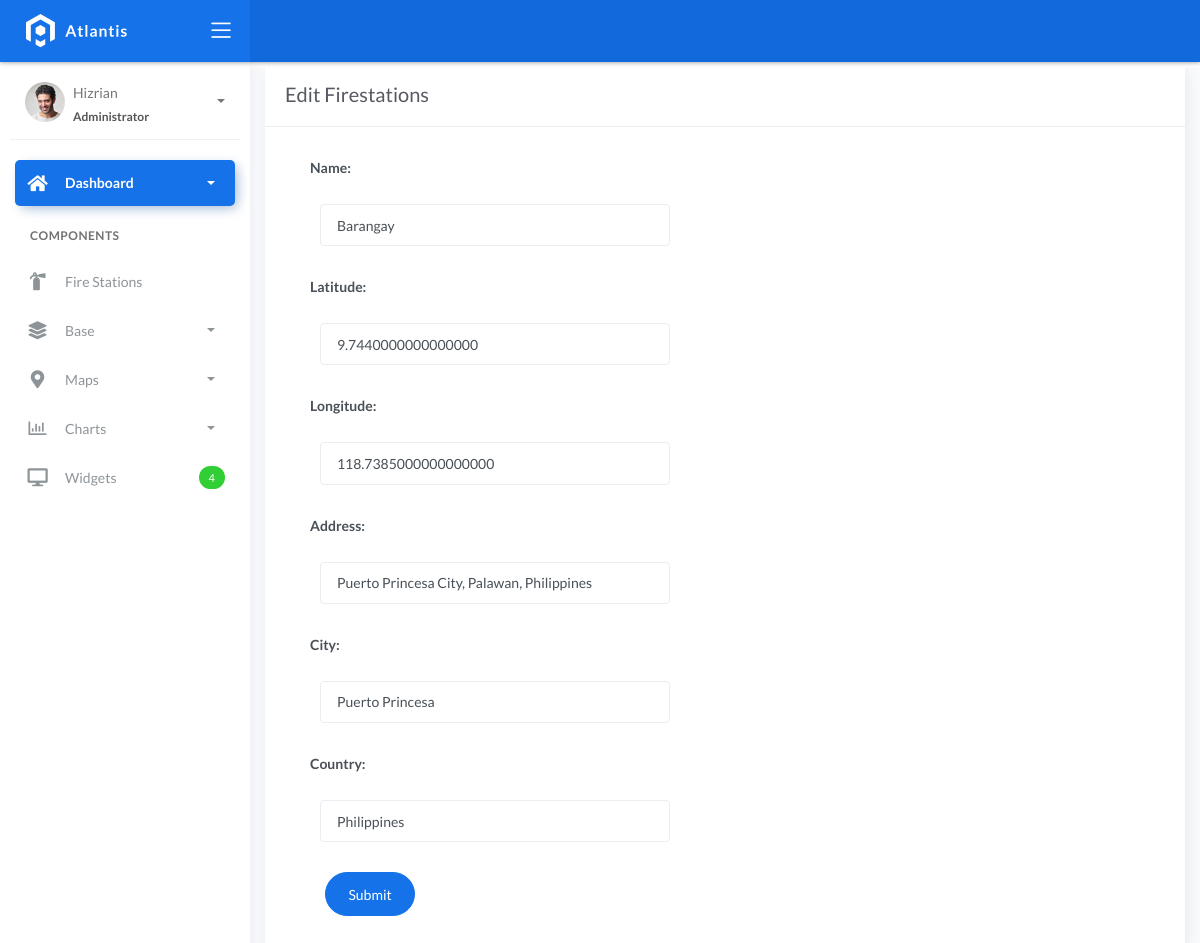
The app's page /station/3/update/ with its own data.
### fire/models.py (models this page shows)
class BaseModel(models.Model):
    created_at = models.DateTimeField(auto_now_add=True, db_index=True)
    updated_at = models.DateTimeField(auto_now=True)
    class Meta:
        abstract = True

class FireStation(BaseModel):
    name = models.CharField(max_length=150)
    latitude = models.DecimalField(
        max_digits=22, decimal_places=16, null=True, blank=True)
    longitude = models.DecimalField(
        max_digits=22, decimal_places=16, null=True, blank=True)
    address = models.CharField(max_length=150)
    city = models.CharField(max_length=150)  # can be in separate table
    country = models.CharField(max_length=150)  # can be in separate table

### fire/views.py (the view, shortened to what this page needs)
# urls.py: path('station/<int:pk>/update/', FireStationUpdateView.as_view(), name='stations_update'),
class FireStationUpdateView(UpdateView):
    form_class = FireStationForm
    template_name = 'stations_edit.html'
    success_url = reverse_lazy('stations_list')
    def get_queryset(self):
        return FireStation.objects.filter(id=self.kwargs['pk'])

### fire/forms.py
class FireStationForm(forms.ModelForm):
    class Meta:
        model = FireStation
        fields = '__all__'

### templates/stations_edit.html (shortened to what this page needs)
{% extends 'base.html' %}
{% load static %}
{% block content %}
<div class="content">
  <div class="container-fluid">
    <div class="row">
      <div class="col-md-12">
        <div class="card">
          <div class="card-header">
            <div class="card-title">Edit Firestations</div>
          </div>
          <div class="col-md-6">
            <div class="card-body">
              <form class="" action="" method="post" novalidate>
                {% include 'includes/form.html' %}
                <div class="form-group">
                  <div class="col-md-12 col-sm-3">
                    <button type="submit" class="btn btn-primary btn-rounded">Submit</button>
                  </div>
                </div>
              </form>
            </div>
          </div>
        </div>
      </div>
    </div>
  </div>
</div>
{% endblock %}

### templates/includes/form.html (shortened to what this page needs)
{% load widget_tweaks %}
{% for field in form %}
<div class="field item form-group">
    <label>{{ field.label_tag }}</label>
  <div class="form-group">
    {% render_field field class="form-control" %}
  </div>
</div>
{% endfor %}

### records on screen
FireStation: name "Barangay" "9.7440000000000000" "118.7385000000000000" "Puerto Princesa City, Palawan, Philippines" "Puerto Princesa" "Philippines"

### other values on screen
{{ field.label_tag }} "Name:" "Latitude:" "Longitude:" "Address:" "City:" "Country:"
